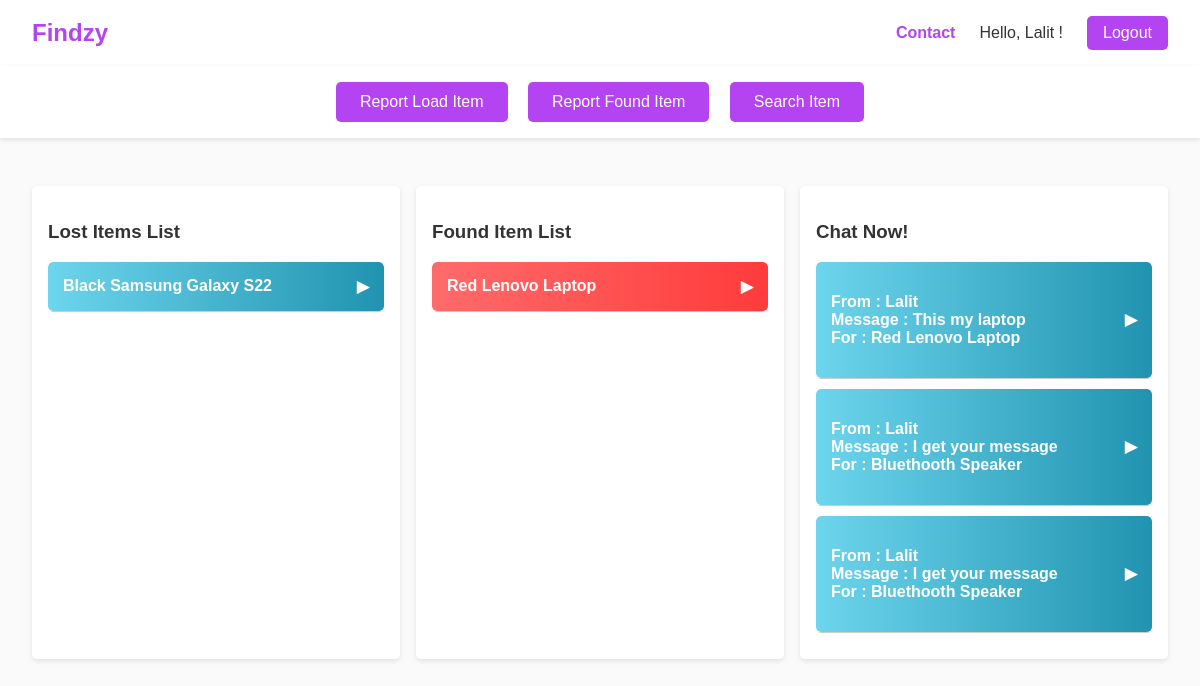
Page /dashboard/home (signed in) on the committed database.
### dashboard/models.py (models this page shows, shortened)
class ReportItem(models.Model):
    uid = models.UUIDField(primary_key=True, default=uuid.uuid4, editable=False)
    user = models.ForeignKey(User, on_delete=models.CASCADE, related_name="stolen_items")
    name = models.CharField(max_length=255)
    category = models.CharField(max_length=100)
    description = models.TextField()
    stolen_datetime = models.DateTimeField()
    location = models.CharField(max_length=255)
    keywords = models.TextField(blank=True)
    created_at = models.DateTimeField(auto_now_add=True)

class StolenItem(models.Model):
    uid = models.UUIDField(primary_key=True, default=uuid.uuid4, editable=False)
    user = models.ForeignKey(User, on_delete=models.CASCADE, related_name="report_item")
    name = models.CharField(max_length=255)
    category = models.CharField(max_length=100)  # User input instead of choices
    description = models.TextField()
    stolen_datetime = models.DateTimeField()  # Changed from DateField to DateTimeField
    location = models.CharField(max_length=255)
    location_description = models.TextField()  # Extra column for detailed location description
    keywords = models.TextField(blank=True)  # Stores extracted keywords
    created_at = models.DateTimeField(auto_now_add=True)

class Message(models.Model):
    uid = models.UUIDField(primary_key=True, default=uuid.uuid4, editable=False)
    sender = models.ForeignKey(User, related_name='sent_messages', on_delete=models.CASCADE)
    receiver = models.ForeignKey(User, related_name='received_messages', on_delete=models.CASCADE)
    item = models.ForeignKey(StolenItem,related_name='stolen_item',on_delete=models.CASCADE)
    body = models.TextField()
    created_at = models.DateTimeField(auto_now_add=True)

### dashboard/views.py (the view, shortened to what this page needs)
# urls.py: path('home',views.dashboard),
def dashboard(request):
    stolen = StolenItem.objects.filter(user=request.user)
    report = ReportItem.objects.filter(user=request.user)
    messages = Message.objects.filter(receiver=request.user).order_by("-created_at")[:10]
    data = {
        'items':stolen,
        'reports':report,
        'messages':messages,
        'msg':"success"
    }
    return render(request,'dashboard.html',context=data)

### templates/dashboard.html (shortened to what this page needs)
<!DOCTYPE html>
<html lang="en">
<head>
    {% load static %}
</head>
<body>
<header>
    <a href="#" class="logo">Findzy</a>
    <div class="header-links">
        <a href="contact.html">Contact</a>
        <span class="hello-user">Hello, {{ request.user.first_name }} !</span>
        <button class="logout-btn" onclick="logout()">Logout</button>
    </div>
</header>
<div class="action-row">
    <button onclick="openModal('report')">Report Load Item</button>
    <button onclick="openModal('stolen')">Report Found Item</button>
    <button onclick="openModal('search')">Search Item</button>
</div>
<main class="container">
    <div class="box">
        <h3>Lost Items List</h3>
        {% for report in reports %}
        <div class="accordion">
            <div class="accordion-header" onclick="toggleAccordion(this)">
                {{report.name}}
                <span>▶</span>
            </div>
            <div class="accordion-content">
            </div>
        </div>
        {% endfor %}
    </div>
    <div class="box">
        <h3>Found Item List</h3>
        {% for item in items %}
        <div class="accordion">
            <div class="accordion-header" onclick="toggleAccordion(this)">
                {{item.name}}
                <span>▶</span>
            </div>
            <div class="accordion-content">
            </div>
        </div>
        {% endfor %}
    </div>
    <div class="box messages">
        <h3>Chat Now!</h3>
        {% for msg in messages %}
        <div class="accordion">
            <div class="accordion-header" onclick="toggleAccordion(this)">
                <p>From : {{msg.sender.first_name}} <br>Message : {{msg.body}} <br>For : {{msg.item.name}}</p>
                <span>▶</span>
            </div>
            <div class="accordion-content">
            </div>
        </div>
        {% endfor %}
    </div>
</main>
</body>
</html>

### templates/dashboard.html (style rules this page uses)
:root { --primary-color: #b443f1; --secondary-color: #6200ea; --text-color: #333; --bg-color: #fafafa; --accordion-header-bg: linear-gradient(to right, rgb(241, 225, 119), rgb(180, 67, 241)); --accordion-content-bg: #f5f5f5; }
body { margin: 0; font-family: 'Poppins', sans-serif; background-color: var(--bg-color); color: var(--text-color); }
header { background-color: white; padding: 1em 2em; display: flex; justify-content: space-between; align-items: center; box-shadow: 0 2px 5px rgba(0, 0, 0, 0.1); }
.logo { font-size: 1.5em; font-weight: bold; color: var(--primary-color); text-decoration: none; }
.header-links { display: flex; align-items: center; gap: 1.5em; }
.header-links a { text-decoration: none; color: var(--primary-color); font-weight: bold; transition: 0.3s; }
.logout-btn { background-color: var(--primary-color); color: white; border: none; padding: 0.5em 1em; border-radius: 5px; font-size: 1em; cursor: pointer; transition: 0.3s; }
.action-row { text-align: center; padding: 1em; background-color: #fff; box-shadow: 0 2px 5px rgba(0, 0, 0, 0.1); margin-bottom: 1em; }
.action-row button { background-color: var(--primary-color); color: white; border: none; padding: 0.7em 1.5em; border-radius: 5px; font-size: 1em; cursor: pointer; margin: 0 0.5em; transition: 0.3s; }
.container { display: grid; grid-template-columns: 1fr 1fr 1fr; gap: 1em; padding: 2em; }
.box { background-color: white; padding: 1em; border-radius: 5px; box-shadow: 0 2px 5px rgba(0, 0, 0, 0.1); min-height: 300px; overflow: hidden; }
.accordion { width: 100%; border-radius: 5px; overflow: hidden; margin-bottom: 10px; }
.accordion-header { padding: 15px; background: linear-gradient(to right, #6dd5ed, #2193b0); color: white; font-weight: bold; cursor: pointer; display: flex; justify-content: space-between; align-items: center; border-radius: 5px; }
.box:nth-child(2) .accordion-header { background: linear-gradient(to right, #ff6b6b, #ff3b3b); }
.accordion-content { max-height: 0; overflow: hidden; padding: 0 15px; background: var(--accordion-content-bg); border-top: 1px solid #ccc; transition: max-height 0.4s ease-out, padding 0.3s ease-out; }
.accordion-header span { transition: transform 0.3s ease-in-out; }
.messages { display: flex; flex-direction: column; }

### rows in the picture
ReportItem: name "Black Samsung Galaxy S22"
StolenItem: name "Red Lenovo Laptop"
Message: sender.first_name "Lalit", body "This my laptop", item.name "Red Lenovo Laptop"
Message: sender.first_name "Lalit", body "I get your message", item.name "Bluethooth Speaker"
Message: sender.first_name "Lalit", body "I get your message", item.name "Bluethooth Speaker"

### other values in the picture
{{ request.user.first_name }} "Lalit"
